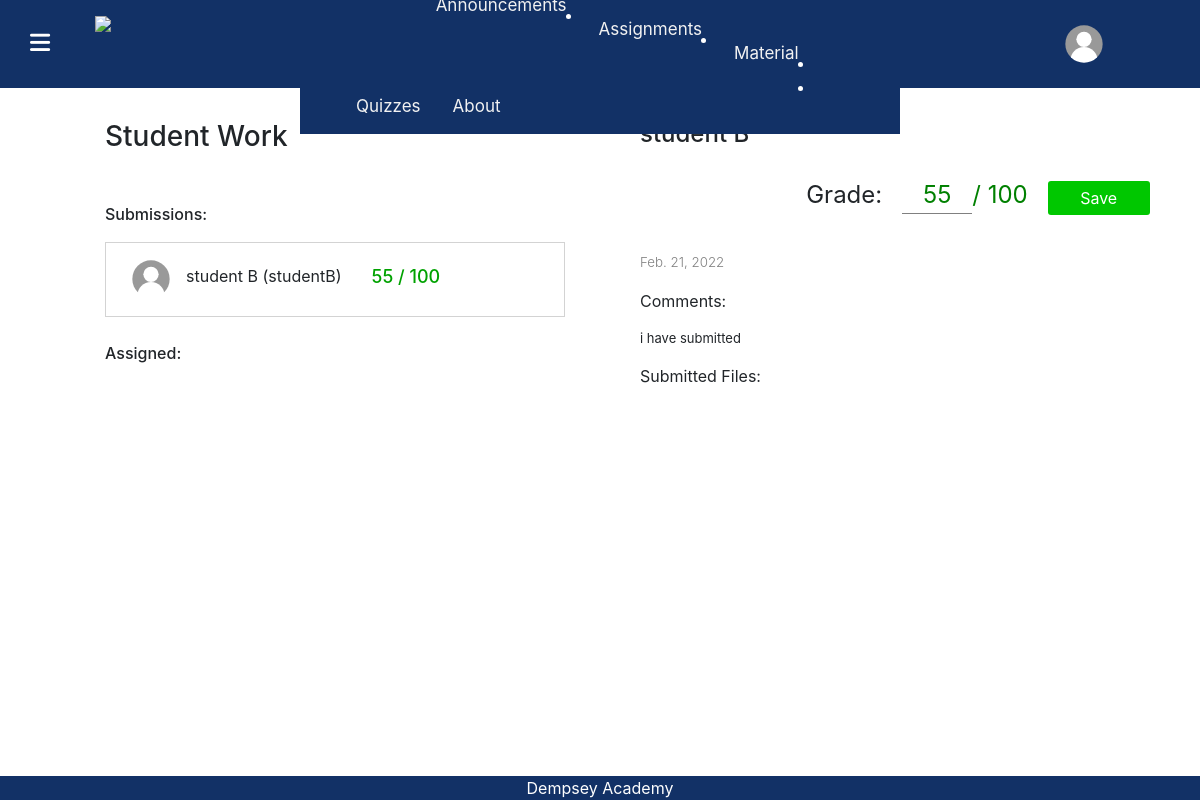
The app's page /ViewClassroom/730F612C/assignments/viewAssignment/6 (signed in) with its own data.
### educationPortal/models.py (models this page shows)
class User(AbstractUser):
    userType = models.CharField(max_length=20, default="student")
    profile_pic = models.ImageField(
        null=True, blank=True, default="blankUserIcon.svg")

class Submission(models.Model):
    resubmitted = models.BooleanField(default=False)
    grade = models.IntegerField(default=-1)
    files = models.ManyToManyField(FileModel, blank=True)
    description = models.CharField(max_length=1000, default="")
    user = models.ForeignKey(
        User, null=True, related_name="submitter", on_delete=models.CASCADE)
    date = models.DateField(null=True)

### educationPortal/views.py (the view)
# urls.py: path("ViewClassroom/<str:code>/assignments/viewAssignment/<int:id>",
def viewAssignment(request, code, id):
    classroom = Classroom.objects.get(code=code)
    assignment = Assignment.objects.get(id=id)
    submission = None
    if(assignment.submissions.filter(user=request.user).exists()):  # for student
        submission = assignment.submissions.get(user=request.user)
    allSubmissions = assignment.submissions.all()  # all submissions
    allUserNamesSubmitted = assignment.submissions.values(
        'user__username')  # all usersnames who have submitted
    non_submitters = classroom.students.exclude(
        username__in=allUserNamesSubmitted)  # students who haven't submitted
    return render(request, "educationPortal/viewAssignment.html", {
        "class": classroom,
        "assignment": assignment,
        "submission": submission,  # one student submission (for student)
        "allSubmissions": allSubmissions,  # for teacher
        "non_submitters": non_submitters,  # for teacher
        "overdue": datetime.now().replace(tzinfo=None) > (assignment.duedate).replace(tzinfo=None)
    })

### educationPortal/templates/educationPortal/viewAssignment.html (shortened to what this page needs)
{% load static %}
<!DOCTYPE html>
<html lang="en">
<head>
    <link rel="stylesheet" href="https://stackpath.bootstrapcdn.com/bootstrap/4.4.1/css/bootstrap.min.css"
>
    <link href="{% static 'educationPortal/styles.css' %}" rel="stylesheet">
    <link href="{% static 'educationPortal/ClassView.css' %}" rel="stylesheet">
    <link href="{% static 'educationPortal/conversations.css' %}" rel="stylesheet">
    <link href="{% static 'educationPortal/assignments.css' %}" rel="stylesheet">
    <link href="{% static 'educationPortal/viewAssignment.css' %}" rel="stylesheet">
    <link rel="stylesheet" href="https://unpkg.com/purecss@1.0.0/build/pure-min.css">
</head>
<body>
    <header class="mainHeader">
        <div style="display: flex; align-items: center;">
            <div id="menuBars">
                <i class="fas fa-bars menuBars"></i>
            </div>
                        <img src="{% static 'educationPortal/Icons/Logo.svg' %}" style="height: 7vh; margin-right: 20px; color: orange; margin-left: 20px;"
                            class="logo">
        </div>
        <div class="headerItems">
            <button class="profileButton" onclick="profilePopUp()">
                {% if user.profile_pic %}
                <img src="{{user.profile_pic.url}}" width="40px" height="40px" style="border-radius: 50%;">
                {% else %}
                <img src="/images/blankUserIcon.svg" width="40px" height="40px" style="border-radius: 50%;">
                {% endif %}
                <p class="profileButtonText">{{user.first_name}}</p>
            </button>
        </div>
        <div class="pure-menu">
            <ul class="pure-menu-list">
                <li class="pure-menu-item">
                    <a href="{% url 'index' %}" class="pure-menu-link">
                    </a>
                </li>
                <li class="pure-menu-item">
                    <a href="{% url 'ViewClassroom' class.code %}" class="pure-menu-link">
                    </a>
                </li>
                <li class="pure-menu-item">
                    <a href="{% url 'assignments' class.code %}" class="pure-menu-link">
                        Assignments
                    </a>
                </li>
                <li class="pure-menu-item">
                    <a href="{% url 'materials' class.code %}" class="pure-menu-link">
                        Material
                    </a>
                </li>
                <li class="pure-menu-item">
                    <a href="{% url 'quizzes' class.code %}" class="pure-menu-link">
                        Quizzes
                    </a>
                </li>
                <li class="pure-menu-item">
                    <a href="https://dempseyacademy.com/" target="_blank" class="pure-menu-link">
                        About
                    </a>
                </li>
            </ul>
        </div>
    </header>
    <div class="bottom-menu">
        <span class="pure-menu-heading" style="color: white;">
            Dempsey Academy
        </span>
    </div>
    <br>
    <br>
    <br>
    <div class="container">
        <div class="row">
            <div class="col">
                {% if user.userType == "Student" %}
                <div class="AssignmentInfo">
                    <table>
                        <tr>
                            <td>
                                <i class="far fa-file-alt {{class.theme}}"
                                    style="color: white; font-size: x-large; transform: scale(1.2); padding: 10px; padding-left: 13px; padding-right: 13px; border-radius: 50%;"></i>
                            </td>
                            <td>
                                <h2 style="color: rgb(72, 72, 72); font-weight: 500; padding-left: 20px; padding-top: 5px;">
                                    {{assignment.title}}</h2>
                            </td>
                        </tr>
                        <tr>
                            <td>
                            </td>
                            <td>
                                {% if not overdue %}
                                    <h6 style="padding-left: 20px; font-weight: 400;">Due: {{assignment.duedate}}</h6>
                                {% else %}
                                    <h6 style="padding-left: 20px; font-weight: 400; color: rgb(196, 2, 2);">Due: {{assignment.duedate}}</h6>
                                {% endif %}
                            </td>
                        </tr>
                        <tr>
                            <td>
                            </td>
                            <td>
                                <hr style="width: 100%; margin-left: 20px;">
                                <div style="padding-left: 20px; padding-top: 2vh; font-size: smaller; margin:0px">
                                    {{assignment.description | safe}}
                                </div>
                                <hr style="width: 100%; margin: 0px;  margin-left: 20px;">
                            </td>
                        </tr>
                    </table>
                    <br>
                    <h6 style="color: rgb(66, 66, 66);">Attachment Files:</h6>
                    <div style="display: flex; flex-direction: column; max-height: 30vh; overflow-y: auto; width: 100%; overflow-x: hidden;">
                        {% for file in assignment.givenFiles.all %}
                        <a href="{{file.file.url}}" download style="text-decoration: none; color: rgb(88, 88, 88); background-color: rgb(233, 233, 233);" class="fileLink">
                            <div>
                                <i class="fas fa-file" style="color: gray; padding-right:10px; padding-top: 15px;"></i>
                                <div>{{file.name}}</div>
                            </div>
                        </a>
                        {% endfor %}
                    </div>
                    {% if assignment.givenFiles.count > 0 %}
                    <button class="submitBtn" onclick="downloadAll()"> Download All Files </button>
                    {% endif %}
                    <br>
                    <br>
                </div>
                {% else %}
                <h3 style="padding-left: 5vw; padding-top: 6vh; margin-bottom: 0; padding-bottom: 0;">Student Work</h3>
                <div class="Submissions">
                    <div style="display: flex; flex-direction: column;">
                        <p style="font-weight: 500;">Submissions:</p>
                        {% for s in allSubmissions %}
                            <div class="submissionItem" onclick="toggleHiddenSubmission('{{s.user.username}}', this)">
                                {% if s.user.profile_pic %}
                                    <img src="{{s.user.profile_pic.url}}" width="40px" height="40px" style="border-radius: 50%;">
                                {% else %}
                                    <img src="/images/blankUserIcon.svg" width="40px" height="40px" style="border-radius: 50%;">
                                {% endif %}
                                <p style="padding-left: 15px; padding-top: 10px;">{{s.user.first_name}} {{s.user.last_name}} ({{s.user.username}})</p>
                                {% if s.grade > 0 %}
                                <p class="currentGradeTextList">{{s.grade}} / 100</p>
                                {% else %}
                                <p class="currentGradeTextList"> __ / 100</p>
                                {% endif %}
                            </div>
                        {% endfor %}
                        <br>
                        <p style="font-weight: 500;">Assigned:</p>
                    </div>
                </div>
                {% endif %}
            </div>
            <div class="col">
                {% if user.userType == "Student" %}
                <div class="studentSubmissionInfo" >
                    <div class="yourWork">
                        <h4 style="font-weight: 400;">Your Work</h4>
                        {% if submission %}
                            <br>
                            <div style="display: flex; transform: scale(1.3);">
                                <i class="fas fa-check-circle" style="font-size: x-large; padding-right: 15px; padding-top: 3px; color: rgb(0, 191, 0);"></i>
                                {% if submission.resubmitted %}
                                    <p style="font-weight: 400; font-size: large;">Re-Submitted</p>
                                {% else %}
                                    <p style="font-weight: 400; font-size: large;">Submitted</p>
                                {% endif %}
                            </div>
                            <br>
                            <div style="display: flex; align-items: center;">
                                <p style="font-size: large; margin-right: 15px;">Your Score: </p>
                                {% if submission.grade >= 0 %}
                                    <p style='font-weight: 600; font-size: larger;'>{{submission.grade}} / 100</p>
                                {% else %}
                                    <p style='font-weight: 600; font-size: larger;'>- / 100</p>
                                {% endif %}
                            </div>
                            <h6 style="border-top: 0.5px solid lightgray; padding-top: 15px;">Resubmit Entire Assignment:</h6>
                            <form style="min-height: 40vh; display: flex; flex-direction: column; width: 80%;" method="POST"
                                action="{% url 'submitAssignment' class.code assignment.id %}" enctype="multipart/form-data">
                                {% csrf_token %}
                                <label for="files" class="custom-file-upload">
                                    <div
                                        style="display: flex; padding: 10px; border-radius: 3px ;padding-left: 15px; padding-right: 15px; border: 0.5px solid lightgray;">
                                        <i class="fas fa-file" style="color: gray; font-size: x-large;"></i>
                                        <p style="color: gray; padding-bottom: 0; margin-bottom: 0; padding-left: 5px;">Add Files</p>
                                    </div>
                                </label>
                                <ul id="fileList">
                                </ul>
                                <input type="file" id="files" name="files" multiple hidden onchange="displayFiles()">
                                <textarea placeholder="Any comments"
                                    style="height: 20vh; font-size: small; border: 0.5px solid lightgray; border-radius: 5px;"
                                    name="description"></textarea>
                                <input type="submit" class="submitBtn assignmentSubmit" style="width: 100%;" value="Re-Submit">
                            </form>
                        {% else %}
                            <form style="min-height: 40vh; display: flex; flex-direction: column; width: 80%;" method="POST" action="{% url 'submitAssignment' class.code assignment.id %}" enctype="multipart/form-data">
                                {% csrf_token %}
                                <label for="files" class="custom-file-upload">
                                    <div
                                        style="display: flex; padding: 10px; border-radius: 3px ;padding-left: 15px; padding-right: 15px; border: 0.5px solid lightgray;">
                                        <i class="fas fa-file" style="color: gray; font-size: x-large;"></i>
                                        <p style="color: gray; padding-bottom: 0; margin-bottom: 0; padding-left: 5px;">Add Files</p>
                                    </div>
                                </label>
                                <ul id="fileList" >
                                </ul>
                                <input type="file" id="files" name="files" multiple hidden onchange="displayFiles()">
                                <textarea placeholder="Any comments" style="height: 20vh; font-size: small; border: 0.5px solid lightgray; border-radius: 5px;" name="description"></textarea>
                                <input type="submit" class="submitBtn assignmentSubmit" style="width: 100%;" value="Submit">
                            </form>
                        {% endif %}
                    </div>
                </div>
                {% else %}
                <div class="submissionInfo">
                    {% for s in allSubmissions %}
                        {% if forloop.counter0 == 0 %}
                            <div style="width: 100%; display: flex; flex-direction: column;" id="{{s.user.username}}" class="studentSubmissionInfoItem">
                                <h4>{{s.user.first_name}} {{s.user.last_name}}</h4>
                        {% else %}
                            <div style="width: 100%; display: flex; flex-direction: column;" id="{{s.user.username}}" hidden class="studentSubmissionInfoItem">
                                <h4>{{s.user.first_name}} {{s.user.last_name}}</h4>
                        {% endif %}
                            <form style="display: flex; justify-content: flex-end; align-items: center;" method="POST" action="{% url 'gradeAssignment' class.code assignment.id s.id  %}">
                                <p style="font-size: x-large; padding-right: 20px; padding-top: 20px;">Grade:</p>
                                {% if s.grade >= 0 %}
                                    <input type="number" class="gradeInput"
                                        max="100" min="0" name="grade" value="{{s.grade}}">
                                {% else %}
                                    <input type="number" class="gradeInput"
                                        max="100" min="0" name="grade" value="-">
                                {% endif %}
                                <p style="color: green; font-size: x-large; padding-top:20px;"> / 100</p>
                                <input type="submit" style="width: 20%; margin-left: 20px;" class="submitBtn" value="Save">
                            </form>
                            <br>
                            <p style="font-weight: 300; color: gray; font-size: smaller;">{{s.date}}</p>
                            <p>Comments:</p>
                            <p style="font-size: small; max-width: 90vw;">{{s.description}}</p>
                            <p>Submitted Files:</p>
                            <div
                                class="fileDiv">
                            </div>
                        </div>
                    {% endfor %}
                </div>
                {% endif %}
            </div>
        </div>
    </div>
</body>
</html>

### records on screen
User: profile_pic (placeholder picture)
Submission: user.first_name "student", user.last_name "B", user.username "studentB", grade "55", date "Feb. 21, 2022", description "i have submitted"
